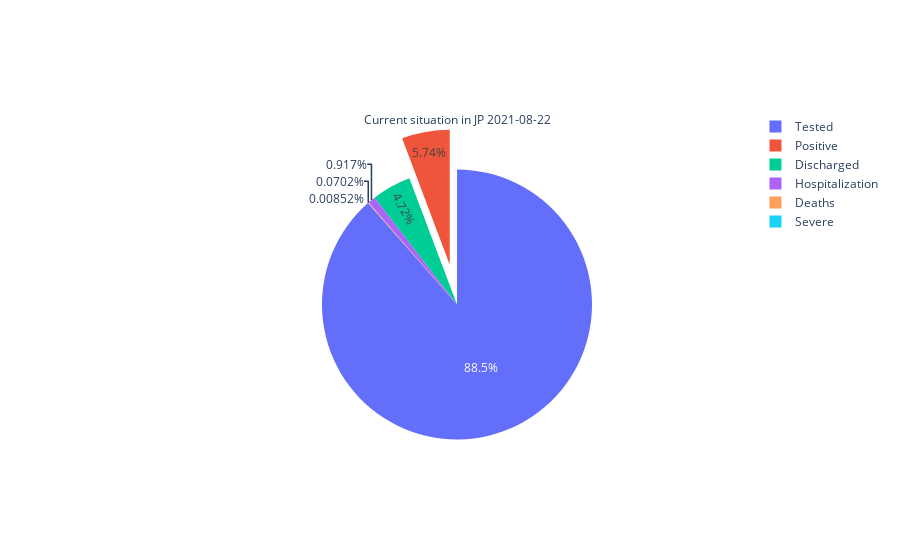

Notebook source saved alongside this figure:
### Code cell
# Draw pie with pull-out function
fig= go.Figure(
    data= [
        go.Pie(
            labels= df_latest.columns.to_list(),
            values= np.array(df_latest)[0],
            pull= [0.3,0],
            title= 'Current situation in JP 2021-08-22'
        )
    ]
)
fig.show()

### Figure 1 — Plotly figure (JSON) as saved in the notebook; plotly's stock layout.template omitted (floating-point values rounded to 4 significant figures)
{"data": [{"labels": ["Positive", "Tested", "Hospitalization", "Severe", "Discharged", "Deaths"], "pull": [0.3, 0], "title": {"text": "Current situation in JP 2021-08-22"}, "type": "pie", "values": [1273652, 19651418, 203540, 1891, 1048617, 15589]}], "layout": {}}
